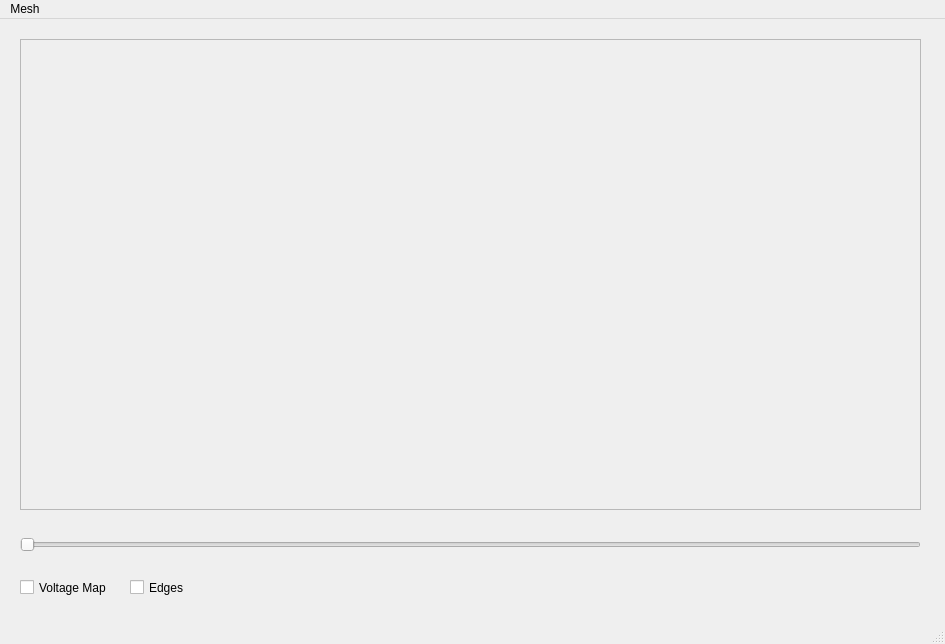
<?xml version="1.0" encoding="UTF-8"?>
<ui version="4.0">
 <class>MainWindow</class>
 <widget class="QMainWindow" name="MainWindow">
  <property name="geometry">
   <rect>
    <x>0</x>
    <y>0</y>
    <width>945</width>
    <height>644</height>
   </rect>
  </property>
  <property name="windowTitle">
   <string>MainWindow</string>
  </property>
  <widget class="QWidget" name="centralwidget">
   <widget class="QFrame" name="frame">
    <property name="geometry">
     <rect>
      <x>20</x>
      <y>20</y>
      <width>901</width>
      <height>471</height>
     </rect>
    </property>
    <property name="frameShape">
     <enum>QFrame::StyledPanel</enum>
    </property>
    <property name="frameShadow">
     <enum>QFrame::Raised</enum>
    </property>
   </widget>
   <widget class="QSlider" name="horizontalSlider">
    <property name="geometry">
     <rect>
      <x>20</x>
      <y>510</y>
      <width>901</width>
      <height>31</height>
     </rect>
    </property>
    <property name="orientation">
     <enum>Qt::Horizontal</enum>
    </property>
   </widget>
   <widget class="QCheckBox" name="checkBox">
    <property name="geometry">
     <rect>
      <x>20</x>
      <y>560</y>
      <width>91</width>
      <height>17</height>
     </rect>
    </property>
    <property name="text">
     <string>Voltage Map</string>
    </property>
   </widget>
   <widget class="QCheckBox" name="checkBox_2">
    <property name="geometry">
     <rect>
      <x>130</x>
      <y>560</y>
      <width>70</width>
      <height>17</height>
     </rect>
    </property>
    <property name="text">
     <string>Edges</string>
    </property>
   </widget>
  </widget>
  <widget class="QMenuBar" name="menubar">
   <property name="geometry">
    <rect>
     <x>0</x>
     <y>0</y>
     <width>945</width>
     <height>21</height>
    </rect>
   </property>
   <widget class="QMenu" name="menuMesh">
    <property name="title">
     <string>Mesh</string>
    </property>
    <addaction name="actionAdd_Sphere"/>
   </widget>
   <addaction name="menuMesh"/>
  </widget>
  <widget class="QStatusBar" name="statusbar"/>
  <action name="actionAdd_Sphere">
   <property name="text">
    <string>Add Sphere</string>
   </property>
  </action>
 </widget>
 <resources/>
 <connections/>
</ui>
